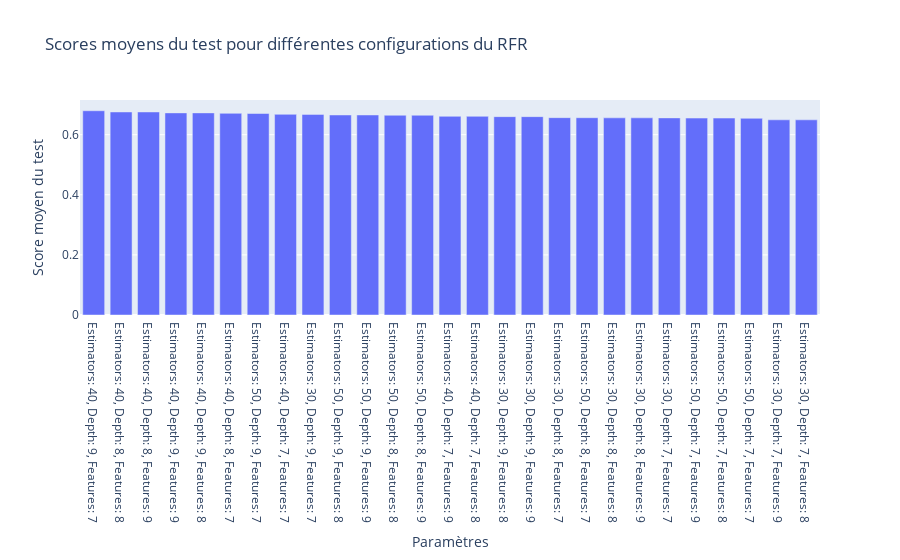

This figure's notebook cell:
### Code cell
import plotly.express as px

# Assurez-vous que results_rfr est déjà trié par mean_test_score en ordre descendant
# Si ce n'est pas le cas, décommentez la ligne suivante
# results_rfr = results_rfr.sort_values(by='mean_test_score', ascending=False)

# Création d'une colonne 'params' pour afficher la combinaison des paramètres dans le graphique
results_rfr['params'] = 'Estimators: ' + results_rfr['param_n_estimators'].astype(str) + ', Depth: ' + results_rfr['param_max_depth'].astype(str) + ', Features: ' + results_rfr['param_max_features'].astype(str)

# Création du graphique à barres
fig = px.bar(results_rfr, 
             x='params', 
             y='mean_test_score',
             labels={'params': 'Paramètres', 'mean_test_score': 'Score moyen du test'},
             title="Scores moyens du test pour différentes configurations du RFR")

fig.update_layout(xaxis={'categoryorder':'total descending'})
fig.show()

### Figure 1 — Plotly figure (JSON) as saved in the notebook; plotly's stock layout.template omitted (floating-point values rounded to 4 significant figures)
{"data": [{"alignmentgroup": "True", "hovertemplate": "Paramètres=%{x}<br>Score moyen du test=%{y}<extra></extra>", "legendgroup": "", "marker": {"color": "#636efa", "pattern": {"shape": ""}}, "name": "", "offsetgroup": "", "orientation": "v", "showlegend": false, "textposition": "auto", "type": "bar", "x": ["Estimators: 40, Depth: 9, Features: 7", "Estimators: 40, Depth: 8, Features: 8", "Estimators: 40, Depth: 8, Features: 9", "Estimators: 40, Depth: 9, Features: 9", "Estimators: 40, Depth: 9, Features: 8", "Estimators: 40, Depth: 8, Features: 7", "Estimators: 50, Depth: 9, Features: 7", "Estimators: 40, Depth: 7, Features: 7", "Estimators: 30, Depth: 9, Features: 7", "Estimators: 50, Depth: 9, Features: 8", "Estimators: 50, Depth: 9, Features: 9", "Estimators: 50, Depth: 8, Features: 8", "Estimators: 50, Depth: 8, Features: 9", "Estimators: 40, Depth: 7, Features: 9", "Estimators: 40, Depth: 7, Features: 8", "Estimators: 30, Depth: 9, Features: 8", "Estimators: 30, Depth: 9, Features: 9", "Estimators: 30, Depth: 8, Features: 7", "Estimators: 50, Depth: 8, Features: 7", "Estimators: 30, Depth: 8, Features: 8", "Estimators: 30, Depth: 8, Features: 9", "Estimators: 30, Depth: 7, Features: 7", "Estimators: 50, Depth: 7, Features: 9", "Estimators: 50, Depth: 7, Features: 8", "Estimators: 50, Depth: 7, Features: 7", "Estimators: 30, Depth: 7, Features: 9", "Estimators: 30, Depth: 7, Features: 8"], "xaxis": "x", "y": [0.6796, 0.6756, 0.6756, 0.6725, 0.6725, 0.671, 0.6705, 0.6676, 0.6675, 0.6655, 0.6655, 0.6647, 0.6647, 0.6611, 0.6611, 0.66, 0.66, 0.6567, 0.6564, 0.6561, 0.6561, 0.6559, 0.6552, 0.6552, 0.6545, 0.6494, 0.6494], "yaxis": "y"}], "layout": {"barmode": "relative", "legend": {"tracegroupgap": 0}, "title": {"text": "Scores moyens du test pour différentes configurations du RFR"}, "xaxis": {"anchor": "y", "categoryorder": "total descending", "domain": [0, 1], "title": {"text": "Paramètres"}}, "yaxis": {"anchor": "x", "domain": [0, 1], "title": {"text": "Score moyen du test"}}}}
